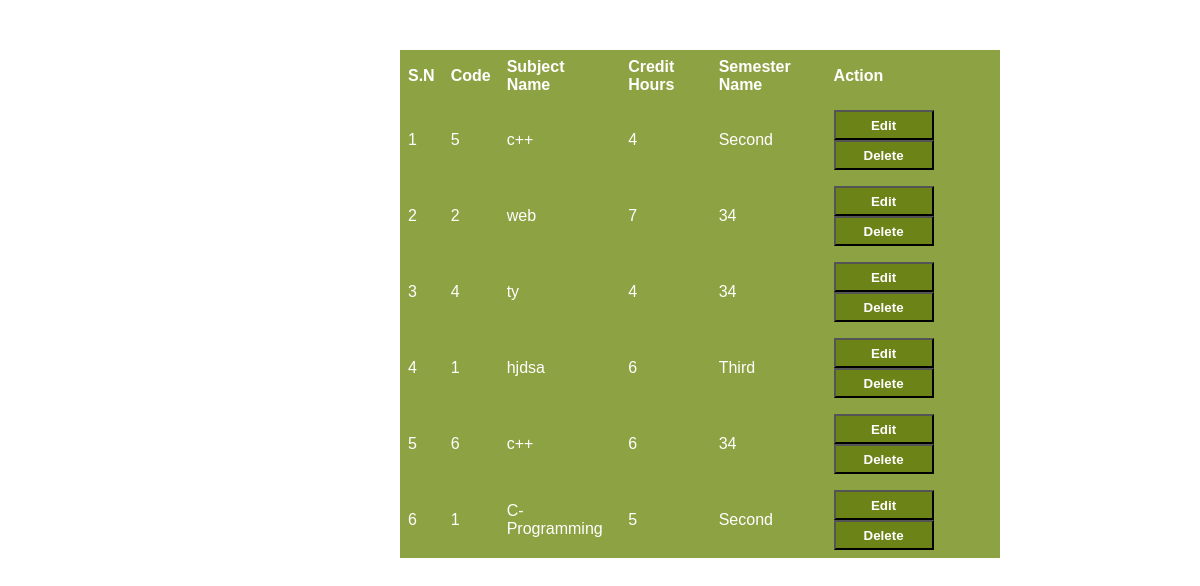
Page /manage_subject.php on the committed database.
### tables this page shows
CREATE TABLE `subject` (
  `id` int(11) UNSIGNED NOT NULL,
  `Subject_Code` varchar(100) NOT NULL,
  `Subject_Name` varchar(100) NOT NULL,
  `Credit_hours` int(11) NOT NULL,
  `ClassName` varchar(11) NOT NULL,
  `Class_Id` int(11) DEFAULT NULL
);

### manage_subject.php (the view, shortened to what this page needs)
<?php
$conn=mysqli_connect('localhost','root','','result');
$sql = "SELECT * FROM `subject`";
$res = mysqli_query($conn, $sql);
$data = [];
if (mysqli_num_rows($res) > 0) {
		while ($row = mysqli_fetch_assoc($res)) {
		array_unshift($data, $row);
	}
}
?>
<!DOCTYPE html>
<html>
<head>
    <link rel="stylesheet" href="all.css">
</head>
<body>
    <table >
      <tr>
        <th>S.N</th>
        <th>Code</th>
        <th>Subject Name</th>
        <th>Credit Hours</th>
        <th>Semester Name</th>
        <th>Action </th>
      </tr>
      <?php
      $i=1;
      foreach ($data as  $d) {
			?>
      <tr>
        <td><?php echo $i++; ?></td>
        <td><?php echo $d['Subject_Code']; ?></td>
        <td><?php echo $d['Subject_Name']; ?></td>
        <td><?php echo $d['Credit_hours']; ?></td>
        <td><?php echo $d['ClassName']; ?></td>
        <td>
            <button>
                <a href="editSubject.php?id=<?php echo $d['id'] ?>">edit</a>
            </button>
            <button>
                <a href="delete_subject.php?id=<?php echo $d['id'] ?>" onclick = "return confirm('Are you sure to delete??')">delete</a>
            </button>
        </td>
      </tr>
      <?php } ?>
    </table>
</body>
</html>

### all.css (style rules this page uses)
table { border-collapse: collapse; width: 50%; margin: 0 auto; margin-top: 50px; margin-left: 400px; }
th, td { text-align: left; padding: 8px; background-color: #8DA242; color: #fff; }
th { font-weight: 600; }
td a { color: #fff; text-decoration: none; text-transform: capitalize; font-weight: 600; }
button { width: 100px; height: 30px; background-color: #6c8318; }
tr:nth-child(even) { background-color: #f2f2f2; }
* { margin: 0; padding: 0; font-family: 'Poppins', sans-serif; }

### rows in the picture
subject: Subject_Code "5", Subject_Name "c++", Credit_hours "4", ClassName "Second"
subject: Subject_Code "2", Subject_Name "web", Credit_hours "7", ClassName "34"
subject: Subject_Code "4", Subject_Name "ty", Credit_hours "4", ClassName "34"
subject: Subject_Code "1", Subject_Name "hjdsa", Credit_hours "6", ClassName "Third"
subject: Subject_Code "6", Subject_Name "c++", Credit_hours "6", ClassName "34"
subject: Subject_Code "1", Subject_Name "C-Programming", Credit_hours "5", ClassName "Second"
